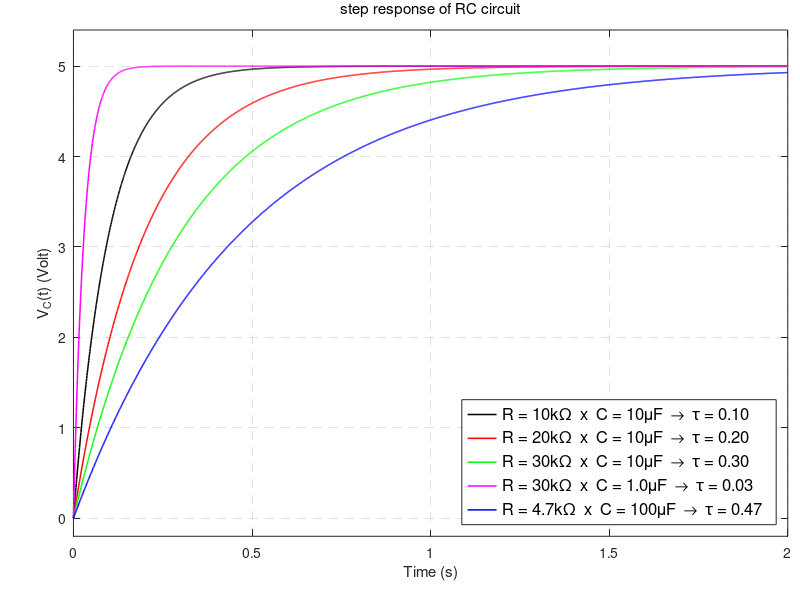

MATLAB code for this plot:
clear all; close all; clc;
T = 1e-3; stopTime = 2; % seconds
R1 = 1e4; % 10k
C1 = 1e-5; % 10uF
R2 = 2*R1; C2 = C1;
R3 = 3*R1; C3 = C1;
R4 = R3; C4 = 0.1*C1;
R5 = 4.7e3; C5 = 10*C1;
Vc0 = 0; % initial voltage of capacitor
Vcc = 5; % DC power supply
t = 0:T:stopTime;
Vc1 = Vc0*exp(-(t/(R1*C1))) - Vcc*exp(-(t/(R1*C1))) + Vcc;
Vc2 = Vc0*exp(-(t/(R2*C2))) - Vcc*exp(-(t/(R2*C2))) + Vcc;
Vc3 = Vc0*exp(-(t/(R3*C3))) - Vcc*exp(-(t/(R3*C3))) + Vcc;
Vc4 = Vc0*exp(-(t/(R4*C4))) - Vcc*exp(-(t/(R4*C4))) + Vcc;
Vc5 = Vc0*exp(-(t/(R5*C5))) - Vcc*exp(-(t/(R5*C5))) + Vcc;
fprintf('Time constants tau = RC\n');
tau = [R1*C1; R2*C2; R3*C3; R4*C4; R5*C5]
%%
figure(1);
lw = 1.1;
plot(t, Vc1, 'k-', 'linewidth', lw);
hold on;
plot(t, Vc2, 'r-', 'linewidth', lw);
plot(t, Vc3, 'g-', 'linewidth', lw);
plot(t, Vc4, 'm-', 'linewidth', lw);
plot(t, Vc5, 'b-', 'linewidth', lw);
hold off;
set(gca, 'position', [0.0918    0.1062    0.8929    0.8438]);
xlabel('Time (s)');
ylabel('V_C(t) (Volt)');
title('step response of RC circuit', 'fontweight', 'normal');
s1 = 1e-3; % scale R values to print them so we have units in kohm
s2 = 1e6; % % scale C values to print them so we have units in uF
leg1 = sprintf('R = %ik\\Omega  x  C = %i\\muF  \\rightarrow  \\tau = %.2f', s1*R1, s2*C1, tau(1));
leg2 = sprintf('R = %ik\\Omega  x  C = %i\\muF  \\rightarrow  \\tau = %.2f', s1*R2, s2*C2, tau(2));
leg3 = sprintf('R = %ik\\Omega  x  C = %i\\muF  \\rightarrow  \\tau = %.2f', s1*R3, s2*C3, tau(3));
leg4 = sprintf('R = %ik\\Omega  x  C = %.1f\\muF  \\rightarrow  \\tau = %.2f', s1*R4, s2*C4, tau(4));
leg5 = sprintf('R = %.1fk\\Omega  x  C = %i\\muF  \\rightarrow  \\tau = %.2f', s1*R5, s2*C5, tau(5));
legend(leg1, leg2, leg3, leg4, leg5, 'location', 'southeast');
set(legend, 'Interpreter', 'tex', 'fontsize', 12);
grid on;
set(gca, 'gridlinestyle', '--');
axis([0 2 -0.2 5.4]);
